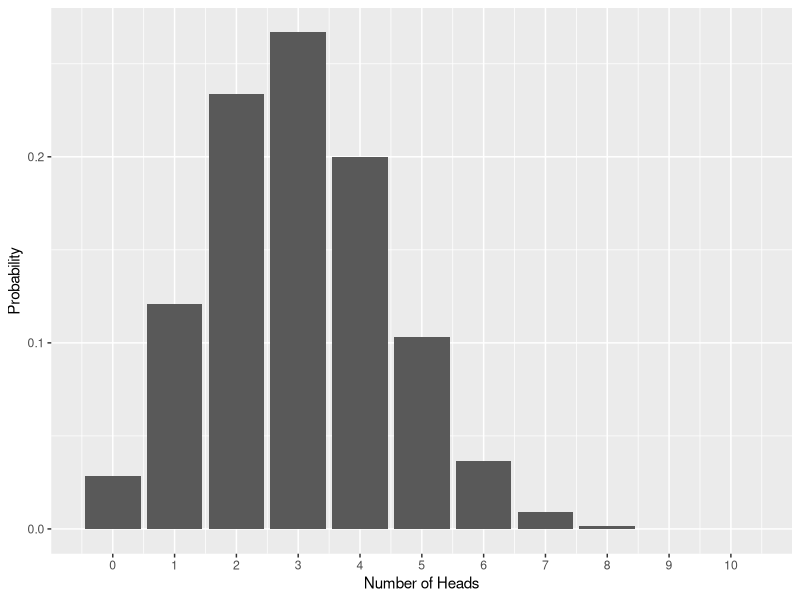
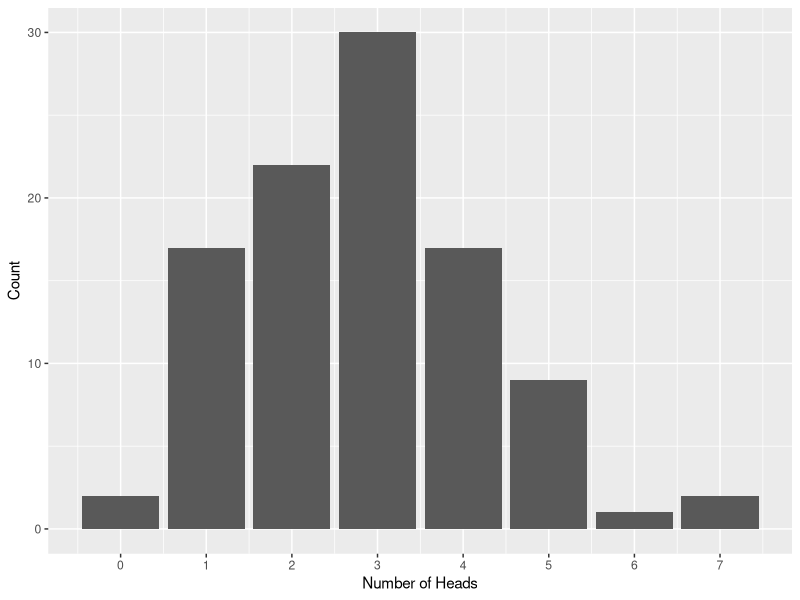

Write the R code that produced these figures, in order.
## ---- chunk 1
library(ggplot2)
## ---- chunk 2
p<-dbinom(6,15,.3)
cat("The chance is ",p)
## ---- chunk 3
xs<-seq(0,10) # x holds 0,1,...,10
fs<-dbinom(xs,10,.3)
print(fs)
## ---- chunk 4
ggplot()+geom_col(aes(x=xs,y=fs))+scale_x_continuous(breaks=seq(0,10))+xlab("Number of Heads")+ylab("Probability")
## ---- chunk 5
heads <- rbinom(100,10,.3)
heads
## ---- chunk 6
ggplot()+geom_histogram(aes(x=heads),stat='count')+scale_x_continuous(breaks=seq(0,10))+xlab("Number of Heads")+ylab("Count")
## ---- chunk 7
chance<-pbinom(40,80,.3)-pbinom(19,80,.3)
cat("Chance  of between 40 and 20 inclusive is ",chance)

## ---- chunk 8
twentyFifth<-qbinom(.25,100,.3)
paste("The 25th percentile is ",twentyFifth)
## ---- chunk 9
check<-pbinom(twentyFifth,100,.3)
check
## ---- chunk 10
data<-rbinom(10000,100,.3)
t1<-sum(data<twentyFifth)
t2<-sum(data<twentyFifth+1)
cat("Number less than ",twentyFifth, "is ",t1,"\n")
cat("Number less than ",twentyFifth+1,"is",t2)
